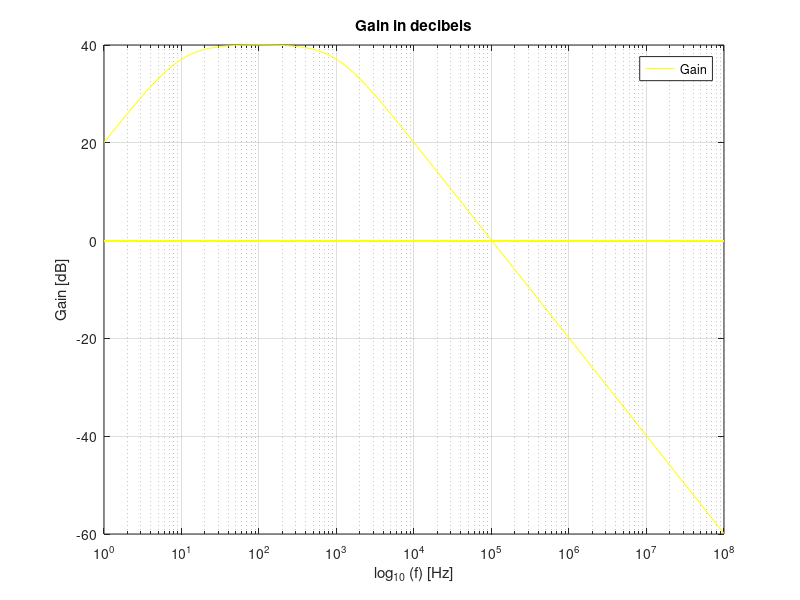
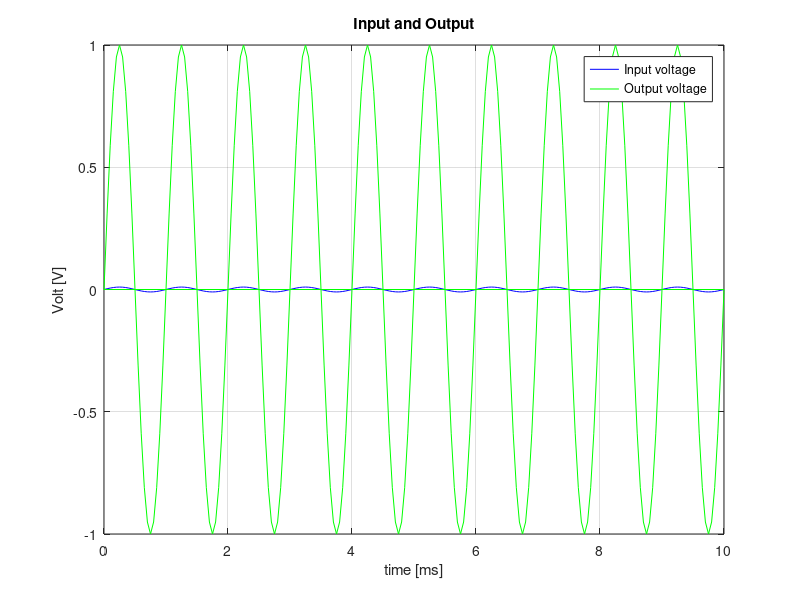

Write MATLAB code to recreate these figures, in order.
%Variables

%Ci = 0.3u;
%Ri = 1000;
%R4 = 1k;
%R3 = 10k;
%Ro = 100;
%Co = 8E-7;

%Gain Stage

Vcc=5.0;
Vee=-5.0;
%Vin = 10e-3*sin(2*pi*1e3*t);
R1=1e3;
R2=100e3;

%Low Frequency Cut

Rlcut=100e3;
Clcut=1e-6;

%High Frequency Cut

Rhcut=1e3;
Chcut=1e-6;


retval = 0;

function retval = transf (s)
	Rlcut=100e3;
	Clcut=1e-6;
	Rhcut=1e3;
	Chcut=1e-6;
	R1=1e3;
	R2=100e3;
  retval = ((Rlcut*Clcut*s)/(1+Rlcut*Clcut*s))*(1+(R2)/(R1))*((1)/(1+Rhcut*Chcut*s));
  return;
endfunction

w = [];
f = [];
Af = zeros(100);
i = 1;
w=logspace(0, 8, 100);
j=sqrt(-1);

%The Gain of the Gain Stage
printf("The Gain of the Gain Stage = %f\n", (1+(R2)/(R1)));
omega_L = (1)/(Rlcut*Clcut);
printf("omega_L = %f\n", omega_L);
omega_H = (1)/(Rhcut*Chcut);
printf("omega_H = %f\n", omega_H);
omega_0 = sqrt(omega_L*omega_H);
printf("omega_0 = %f\n", omega_0);
printf("Gain (omega_0) = %f [dB]\n", 20*log10 (abs(transf (omega_0*j))));

%Imput Inpeadence for omega = omega_0

printf("Zi = %f [Ohm]\n", (1)/(j*omega_0*Clcut)+Rlcut);

%Output Inpeadence for omega = omega_0

printf("Zout = %f [Ohm]\n", (1)/(j*omega_0*Chcut+(1)/(Rhcut)));


while (i <= 100)
	Af(i) = 20*log10 (abs(transf (w(i)*j)));
	%printf("w(%d) = %f\n", i, w(i));
	%printf("Af(%d) = %f\n", i, Af(i));
	%printf("\n");
	i++;
endwhile;

%printf("%g\n", Af);


gain = figure();
semilogx(w , Af , "y");
title("Gain in decibels");
legend("Gain");
grid on;
xlabel ("log_{10} (f) [Hz]");
ylabel ("Gain [dB]");
print (gain, "gain.eps", "-depsc");

t=0:0.05:10;
vin = zeros(length(t));
vout = zeros(length(t));
Gain_0 = abs(transf (omega_0*j));
i=1;

while (i < length(t))
	%printf("i= %f\n", i);
	vin(i) = 10e-3*sin(2*pi*1e3*t(i)*10^-3);
	vout(i) = Gain_0*vin(i);
	i++;
endwhile;

inoutput = figure();
p1 = plot(t , vin , "b");
hold;
p2 = plot(t , vout , "g");
title("Input and Output");
h = [p1(1); p2(1)];
legend(h , "Input voltage" , "Output voltage");
grid on;
xlabel ("time [ms]");
ylabel ("Volt [V]");
print (inoutput, "inoutput.eps", "-depsc");







%gain stage

VT=25e-3;
BFN=178.7;
VAFN=69.7;
RE1=300;
RC1=1000;
RB1=80000;
RB2=25000;
VBEON=0.7;
VCC=12;
RS=30;
Ci = 0.01e-3;
Cb = 0.01e-3;
Co = 1e-6;
RL = 8;
Vin = 10e-3;

RB=1/(1/RB1+1/RB2);
VEQ=RB2/(RB1+RB2)*VCC;
IB1=(VEQ-VBEON)/(RB+(1+BFN)*RE1);
IC1=BFN*IB1;
IE1=(1+BFN)*IB1;
VE1=RE1*IE1;
VO1=VCC-RC1*IC1;
VCE=VO1-VE1;


gm1=IC1/VT;
rpi1=BFN/gm1;
ro1=VAFN/IC1;

RSB=RB*RS/(RB+RS);

AV1 = RSB/RS * RC1*(RE1-gm1*rpi1*ro1)/((ro1+RC1+RE1)*(RSB+rpi1+RE1)+gm1*RE1*ro1*rpi1 - RE1^2);
AVI_DB = 20*log10(abs(AV1));
AV1simple = RB/(RB+RS) * gm1*RC1/(1+gm1*RE1);
AVIsimple_DB = 20*log10(abs(AV1simple));

RE1=0;
AV1 = RSB/RS * RC1*(RE1-gm1*rpi1*ro1)/((ro1+RC1+RE1)*(RSB+rpi1+RE1)+gm1*RE1*ro1*rpi1 - RE1^2);
AV1_DB = 20*log10(abs(AV1));
AV1simple =  - RSB/RS * gm1*RC1/(1+gm1*RE1);
AVIsimple_DB = 20*log10(abs(AV1simple));

RE1=300;
ZI1 = 1/(1/RB+1/(((ro1+RC1+RE1)*(rpi1+RE1)+gm1*RE1*ro1*rpi1 - RE1^2)/(ro1+RC1+RE1)));
ZX = ro1*(   1/RE1+1/(rpi1+RSB)+1/ro1+gm1*rpi1/(rpi1+RSB)  )/(   1/RE1+1/(rpi1+RSB) );
ZO1 = 1/(1/ZX+1/RC1);

RE1=0;
ZI1 = 1/(1/RB+1/(((ro1+RC1+RE1)*(rpi1+RE1)+gm1*RE1*ro1*rpi1 - RE1^2)/(ro1+RC1+RE1)));
ZO1 = 1/(1/ro1+1/RC1);

filegain = fopen ("gainstg.tex" , "w");

fprintf(filegain , "Gain Stage Gain [dB] & %f \\\\ \\hline \n" , AV1_DB);
fprintf(filegain , "Gain Stage Gain & %f \\\\ \\hline \n" , AV1);
fprintf(filegain , "Gain Stage Input Impedance [Ohm] & %f \\\\ \\hline \n" , ZI1);
fprintf(filegain , "Gain Stage Output Impedance [Ohm] & %f \\\\ \\hline \n" , ZO1);

fclose (filegain);

%ouput stage
BFP = 227.3;
VAFP = 37.2;
RE2 = 100;
VEBON = 0.7;
VI2 = VO1;
IE2 = (VCC-VEBON-VI2)/RE2;
IC2 = BFP/(BFP+1)*IE2;
VO2 = VCC - RE2*IE2;

gm2 = IC2/VT;
go2 = IC2/VAFP;
gpi2 = gm2/BFP;
ge2 = 1/RE2;

AV2 = gm2/(gm2+gpi2+go2+ge2);
AV2_DB = 20*log10(AV2);
ZI2 = (gm2+gpi2+go2+ge2)/gpi2/(gpi2+go2+ge2);
ZO2 = 1/(gm2+gpi2+go2+ge2);

fileoutp = fopen("outputstg.tex" , "w");

fprintf(fileoutp , "Output Stage Gain [dB] & %f \\\\ \\hline \n" , AV2_DB);
fprintf(fileoutp , "Output Stage Gain & %f \\\\ \\hline \n" , AV2);
fprintf(fileoutp , "Output Stage Input Impedance [Ohm] & %f \\\\ \\hline \n" , ZI2);
fprintf(fileoutp , "Output Stage Output Impedance [Ohm] & %f \\\\ \\hline \n" , ZO2);

fclose (fileoutp);

%total
gB = 1/(1/gpi2+ZO1);
AV = abs((gB+gm2/gpi2*gB)/(gB+ge2+go2+gm2/gpi2*gB)*AV1);
AV_DB = 20*log10(abs(AV));
ZI=ZI1;
ZO=1/(go2+gm2/gpi2*gB+ge2+gB);

filetotal = fopen("total.tex" , "w");

fprintf(filetotal , "Total Circuit Gain [dB] & %f \\\\ \\hline \n" , AV_DB);
fprintf(filetotal , "Total Circuit Gain & %f \\\\ \\hline \n" , AV);
fprintf(filetotal , "Total Circuit Input Impedance [Ohm] & %f \\\\ \\hline \n" , ZI);
fprintf(filetotal , "Total Circuit Output Impedance [Ohm] & %f \\\\ \\hline \n" , ZO);

fclose (filetotal);


%frequency response
RE1=300;
rpi2 = 1/gpi2;
ro2 = 1/go2;
Af = [];
Af_db = [];
i=1;

for f=1:0.1:8
	w = 2*pi*power(10,f);
	Z_Ci = (1/(j*w*Ci));
	Z_Cb = (1/(j*w*Cb));
	Z_Co = (1/(j*w*Co));
	ZA = RS+Z_Ci;
	ZB = 1/(1/RE1 + 1/Z_Cb);
	ZC = (1/((1/RE2) + (1/(Z_Co + RL))));

	T = [-(RB + ZA) , RB , 0 , 0 , 0 , 0 , 0; 
		RB , -(ZB + rpi1 + RB) , 0 , ZB , 0 , 0 , 0; 
		0 , gm1*rpi1 , 1 , 0 , 0 , 0 , 0; 
		0 , ZB , ro1 , -(ZB + ro1 + RC1) , RC1 , 0 , 0; 
		0 , 0 , 0 , RC1 , -(ZC + rpi2 +RC1) , 0 , ZC; 
		0 , 0 , 0 , 0 , gm2*rpi2 , 1 , 0; 
		0 , 0 , 0 , 0 , ZC , ro2 , -(ZC + ro2)]; 
	U = [Vin;
		0;
		0;
		0;
		0;
		0;
		0];
	H = T\U;

	vo = (ZC * (H(7) - H(5)));
	Af(i) = ((RL/(RL + Z_Co))* vo)/Vin;
	Af_db(i) = 20*(log10(abs(Af(i))));
	i++;
endfor;

f=1:0.1:8;
